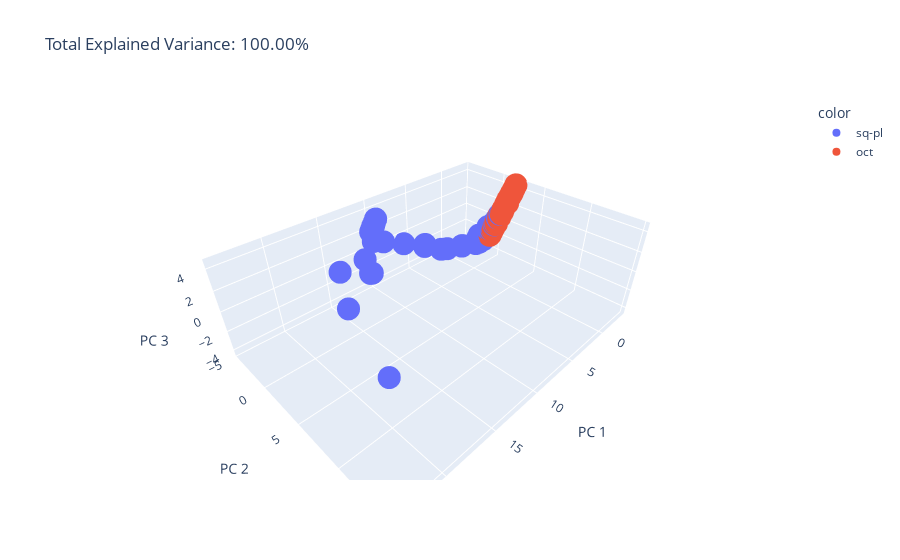

Notebook source saved alongside this figure:
### Code cell
total_var = pca.explained_variance_ratio_.sum() * 100
fig = px.scatter_3d(
    components, x=0, y=1, z=2, color=df['Geometry'],
    title=f'Total Explained Variance: {total_var:.2f}%',
    labels={'0': 'PC 1', '1': 'PC 2', '2': 'PC 3'}
)
fig.show()
